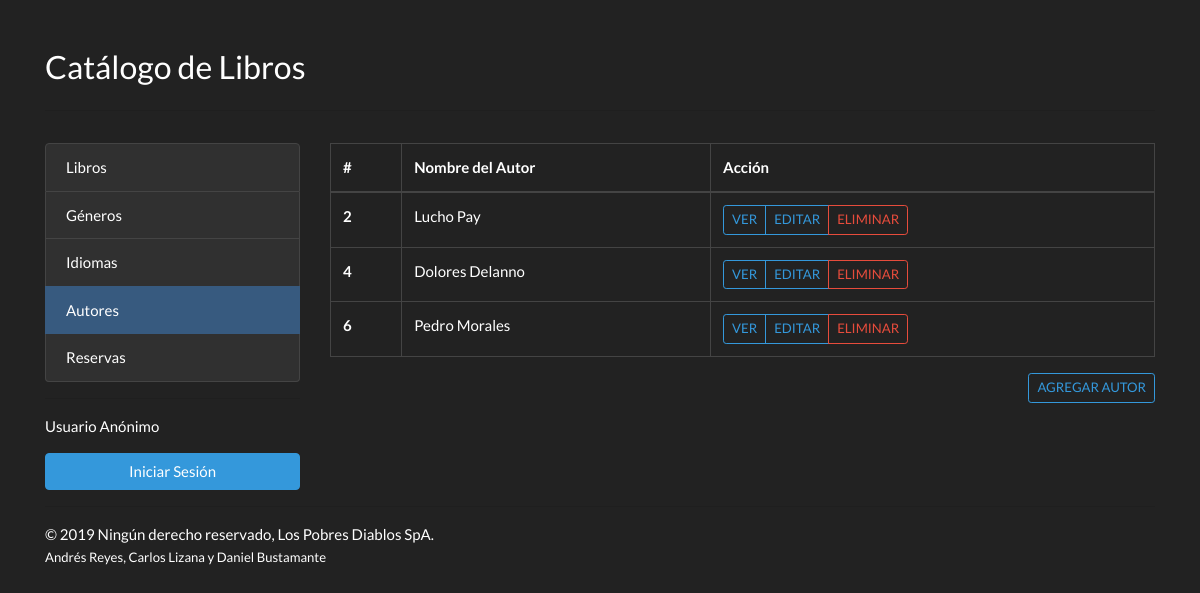
The app's page /authors with its own data.
### catalog/models.py (models this page shows, shortened)
class Author(models.Model):
    first_name = models.CharField(max_length=100)
    last_name = models.CharField(max_length=100)
    date_of_birth = models.DateField(null=True, blank=True)
    date_of_death = models.DateField('Died', null=True, blank=True)
    class Meta:
        ordering = ['last_name', 'first_name']

### catalog/views.py (the view)
# urls.py: url(r'^authors$', AuthorList.as_view(), name='authors_list'),
class AuthorList(ListView):
    queryset = Author.objects.order_by('id')
    template_name = 'authors/authors_list.html'

### catalog/templates/authors/authors_list.html (shortened to what this page needs)
<!doctype html>
<html lang="en">
<head>
    <link rel="stylesheet" href="https://stackpath.bootstrapcdn.com/bootswatch/4.3.1/darkly/bootstrap.min.css"/>
</head>
<body>
<div class="container">
    <div class="row">
        <div class="col pt-5">
            <h3>Catálogo de Libros</h3>
        </div>
    </div>
    <hr class="pb-3"/>
    <div class="row">
        <div class="col-lg-3 order-2 order-lg-1">
            <div class="list-group">
                <a href="{% url 'catalog:books_list' %}" class="list-group-item list-group-item-action">Libros</a>
                <a href="{% url 'catalog:genres_list' %}" class="list-group-item list-group-item-action">Géneros</a>
                <a href="{% url 'catalog:languages_list' %}" class="list-group-item list-group-item-action">Idiomas</a>
                <a href="{% url 'catalog:authors_list' %}" class="list-group-item list-group-item-action active">Autores</a>
                <a href="{% url 'catalog:reservations_list' %}" class="list-group-item list-group-item-action">Reservas</a>
            </div>
             <hr />
            {% if user.is_authenticated %}
              Hola {{ user.username }}!
              <p><a class="btn btn-block btn-danger"  href="{% url 'logout' %}"><i class="fad fa-user"></i> Cerrar Sesión</a></p>
            {% else %}
              <p>Usuario Anónimo</p>
              <a class="btn btn-block btn-info" href="{% url 'login' %}"> Iniciar Sesión</a>
            {% endif %}
        </div>
        <div class="col-lg-9 order-1 order-lg-2">
            <table class="table table-bordered table-hover">
                <thead>
                <tr>
                    <th scope="col">#</th>
                    <th scope="col">Nombre del Autor</th>
                    <th scope="col">Acción</th>
                </tr>
                </thead>
                <tbody>
                {% if object_list %}
                    {% for author in object_list %}
                        <tr>
                            <th scope="row">{{ author.id }}</th>
                            <td>{{ author.first_name }} {{ author.last_name }}</td>
                            <td>
                                <div class="btn-group" role="group" aria-label="Basic example">
                                    <a href="{% url 'catalog:authors_detail' author.id %}" class="btn btn-sm btn-outline-info float-right text-uppercase">Ver </a>
                                    <a href="{% url 'catalog:authors_update' author.id %}" class="btn btn-sm btn-outline-info float-right text-uppercase">Editar </a>
                                    <a href="{% url 'catalog:authors_delete' author.id %}" class="btn btn-sm btn-outline-danger float-right text-uppercase">Eliminar </a>
                                </div>
                            </td>
                        </tr>
                    {% endfor %}
                {% else %}
                    <tr>
                        <td colspan="3">
                            No hay Autores Registrados
                        </td>
                    </tr>
                {% endif %}
                </tbody>
            </table>
            <a href="{% url 'catalog:authors_create' %}" class="btn btn-sm btn-outline-info float-right mb-3 text-uppercase">Agregar Autor </a>
        </div>
    </div>
    <hr/>
    &copy; 2019 Ningún derecho reservado, Los Pobres Diablos SpA.<br><small>Andrés Reyes, Carlos Lizana y Daniel
    Bustamante</small>
</div>
</body>
</html>

### records on screen
Author: id "2", first_name "Lucho", last_name "Pay"
Author: id "4", first_name "Dolores", last_name "Delanno"
Author: id "6", first_name "Pedro", last_name "Morales"
